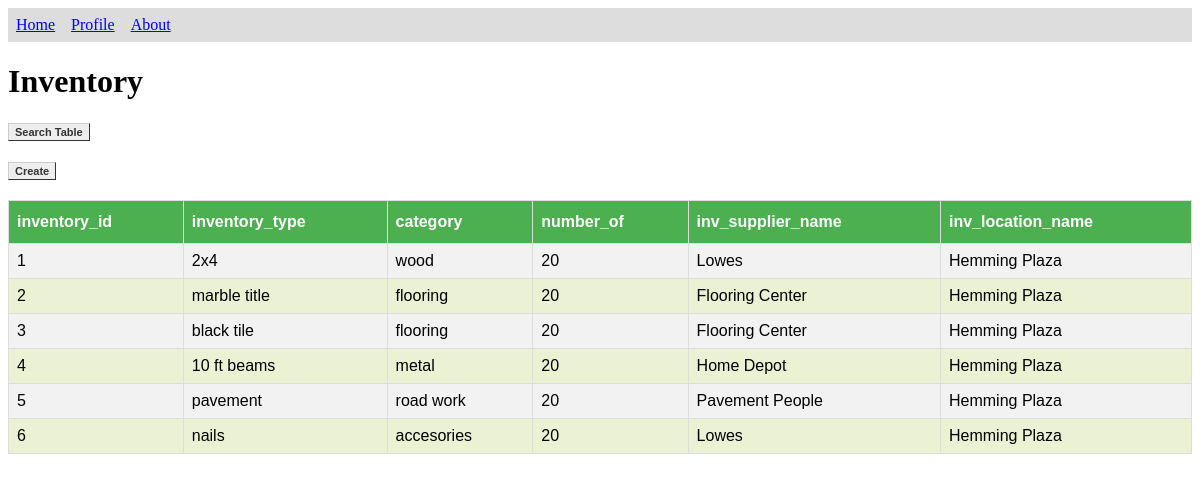
Page /src/data_manager/tables/old_tables/inventory_table.php on the committed database.
### tables this page shows
CREATE TABLE IF NOT EXISTS inventory (
	inventory_id INT NOT NULL UNIQUE AUTO_INCREMENT,
	inventory_type VARCHAR(40) UNIQUE NOT NULL,
	category VARCHAR(40),
	number_of INT NOT NULL,
	inv_supplier_name VARCHAR(40),
	inv_location_name VARCHAR(40),
	PRIMARY KEY (inventory_id, inventory_type)
);

### src/data_manager/php_scripts/search.php (the view, shortened to what this page needs)
<?php
    $config = parse_ini_file("../config.ini");
    $servername = $config['servername'];
    $username = $config['username'];
    $password = $config['password'];
    $conn = new mysqli($servername, $username, $password, 'mmcken3sql_d610');
    $sql = "SHOW COLUMNS FROM " . $table_name;
    $result = $conn->query($sql);
    $column_array = array();
    echo "<table id='table'>";
    echo "<tr id='headers'>";
    while($row = $result->fetch_assoc()) {
        array_push($column_array, $row['Field']);
        echo "<th>" . $row['Field'] . "</th>";
    }
    echo "</tr>";
    $peices = explode(",", $args);
    $myArgs = "";
    $myArgs = $myArgs . $peices[(sizeof($peices) - 1)];
    $sql = "SELECT * FROM " . $table_name;
    if ($args != '') {
        $sql = $sql . " " . $key . " " . $myArgs;
    }
    $result = $conn->query($sql);
    if ($result->num_rows > 0) {
        while($row = $result->fetch_assoc()) {
            echo "<tr id='row'>";
                for ($i = 0; $i < sizeof($column_array); $i++) {
                    echo "<td>" . $row[$column_array[$i]] . "</td>";
                }
            echo "</tr>";
        }
        echo "</table>";
    } else {
        echo "0 results";
    }
?>

### src/data_manager/tables/old_tables/inventory_table.php (shortened to what this page needs)
<!DOCTYPE html>
<html>
<body>
    </head>
    <body>
        <ul>
            <li><a href="../../static_web_views/home.html">Home</a></li>
            <li><a href="../views/profile.php">Profile</a></li>
            <li><a href="#about">About</a></li>
        </ul>
        <h1>Inventory</h1>
        <h4><a href="../searches/inventory_search.php" class="button">Search Table</a></h4>
        <h4><a href="../views/inventory_view.php?argument1=create" class="button">Create</a></h4>
        <?php
            $table_name = "inventory";
            $key = "order by";
            $args = "inventory_id";
            require_once("../php_scripts/search.php");
        ?>
    </body>
</html>

### src/data_manager/tables/old_tables/inventory_table.php (style rules this page uses)
#table { font-family: "Trebuchet MS", Arial, Helvetica, sans-serif; border-collapse: collapse; width: 100%; }
#table td, #table th { border: 1px solid #ddd; padding: 8px; }
#table tr:nth-child(even) { background-color: #f2f2f2; }
#table th { padding-top: 12px; padding-bottom: 12px; text-align: left; background-color: #4CAF50; color: white; }
ul { list-style-type: none; margin: 0; padding: 0; overflow: hidden; background-color: #dddddd; }
li { float: left; }
li a { display: block; padding: 8px; }
td { cursor: pointer; }
tr:nth-child(odd) { background-color : #EAF2D3; }
tr:nth-child(even) { background-color : #A7C942; }
.button { font: bold 11px Arial; text-decoration: none; background-color: #EEEEEE; color: #333333; padding: 2px 6px 2px 6px; border-top: 1px solid #CCCCCC; border-right: 1px solid #333333; border-bottom: 1px solid #333333; border-left: 1px solid #CCCCCC; }

### rows in the picture
inventory: inventory "1", inventory_type "2x4", category "wood", number_of "20", inv_supplier_name "Lowes", inv_location_name "Hemming Plaza"
inventory: inventory "2", inventory_type "marble title", category "flooring", number_of "20", inv_supplier_name "Flooring Center", inv_location_name "Hemming Plaza"
inventory: inventory "3", inventory_type "black tile", category "flooring", number_of "20", inv_supplier_name "Flooring Center", inv_location_name "Hemming Plaza"
inventory: inventory "4", inventory_type "10 ft beams", category "metal", number_of "20", inv_supplier_name "Home Depot", inv_location_name "Hemming Plaza"
inventory: inventory "5", inventory_type "pavement", category "road work", number_of "20", inv_supplier_name "Pavement People", inv_location_name "Hemming Plaza"
inventory: inventory "6", inventory_type "nails", category "accesories", number_of "20", inv_supplier_name "Lowes", inv_location_name "Hemming Plaza"

### other values in the picture
$row['Field'] "inventory_id"
$row['Field'] "inventory_type"
$row['Field'] "category"
$row['Field'] "number_of"
$row['Field'] "inv_supplier_name"
$row['Field'] "inv_location_name"
